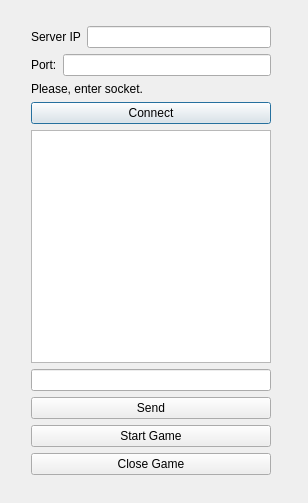
<?xml version="1.0" encoding="UTF-8"?>
<ui version="4.0">
 <class>MyClient</class>
 <widget class="QDialog" name="MyClient">
  <property name="geometry">
   <rect>
    <x>0</x>
    <y>0</y>
    <width>308</width>
    <height>503</height>
   </rect>
  </property>
  <property name="windowTitle">
   <string>TetraSnakeClient</string>
  </property>
  <widget class="QWidget" name="layoutWidget">
   <property name="geometry">
    <rect>
     <x>20</x>
     <y>15</y>
     <width>262</width>
     <height>471</height>
    </rect>
   </property>
   <layout class="QVBoxLayout" name="verticalLayout_4">
    <item>
     <layout class="QVBoxLayout" name="verticalLayout_3">
      <item>
       <layout class="QVBoxLayout" name="verticalLayout_2">
        <item>
         <layout class="QVBoxLayout" name="verticalLayout">
          <item>
           <layout class="QHBoxLayout" name="horizontalLayout">
            <item>
             <widget class="QLabel" name="label">
              <property name="text">
               <string>Server IP</string>
              </property>
             </widget>
            </item>
            <item>
             <widget class="QLineEdit" name="line_IP"/>
            </item>
           </layout>
          </item>
          <item>
           <layout class="QHBoxLayout" name="horizontalLayout_2">
            <item>
             <widget class="QLabel" name="label_port">
              <property name="text">
               <string>Port:</string>
              </property>
             </widget>
            </item>
            <item>
             <widget class="QLineEdit" name="line_port"/>
            </item>
           </layout>
          </item>
          <item>
           <widget class="QLabel" name="label_recive">
            <property name="text">
             <string>Please, enter socket.</string>
            </property>
           </widget>
          </item>
          <item>
           <widget class="QPushButton" name="button_connect">
            <property name="text">
             <string>Connect</string>
            </property>
           </widget>
          </item>
         </layout>
        </item>
        <item>
         <widget class="QTextEdit" name="textEdit"/>
        </item>
       </layout>
      </item>
      <item>
       <widget class="QLineEdit" name="line_send"/>
      </item>
      <item>
       <widget class="QPushButton" name="button_send">
        <property name="text">
         <string>Send</string>
        </property>
       </widget>
      </item>
      <item>
       <widget class="QPushButton" name="Start_Game_Button">
        <property name="text">
         <string>Start Game</string>
        </property>
       </widget>
      </item>
     </layout>
    </item>
    <item>
     <widget class="QPushButton" name="close_game_button">
      <property name="text">
       <string>Close Game</string>
      </property>
     </widget>
    </item>
   </layout>
  </widget>
 </widget>
 <layoutdefault spacing="6" margin="11"/>
 <resources/>
 <connections/>
</ui>
